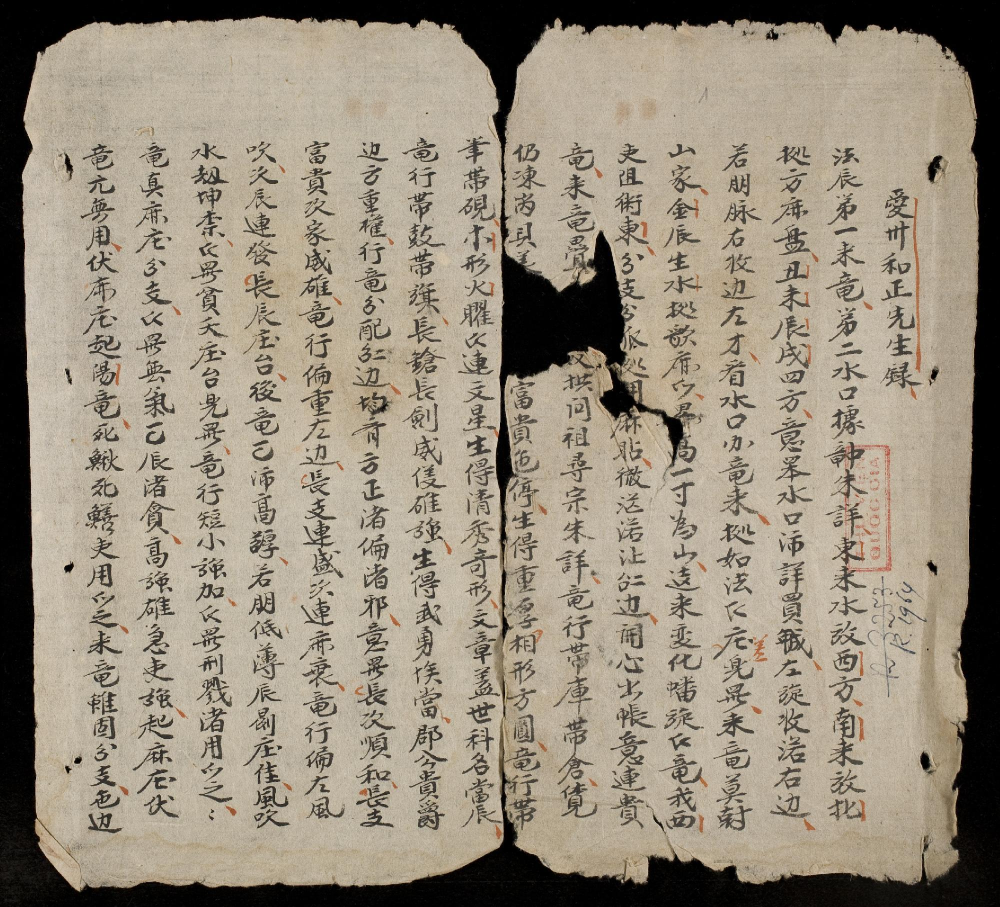
#> input picture data/input/HVH_001/HVH_001_0001.jpg, 2000 x 1814 px (shown at 1/2 size)
$ python -i 4_ocr_local.py   (imports and definitions only)
#> lines starting #> are read from the running program, lines starting #| are printed output that depends on the picture; after the words box and inside, x2 and y2 are one past the last pixel; in counts of white or black regions, pixels touching at a corner belong together
#!/usr/bin/env python3
"""OCR ảnh local bằng PaddleOCR hoặc API, có resume và pilot A/B.

Script đọc ảnh gốc trong ``data/input`` và/hoặc ảnh tách trang trong
``data/processed``. Mỗi kết quả được ghi ngay thành một JSON riêng trong
``data/intermediate``; chạy lại sẽ bỏ qua trang đã thành công và có cùng
checksum.

Mặc định dùng PaddleOCR local. Nếu dùng ``--engine api``, cấu hình
bằng .env hoặc biến môi trường:
    OCR_API_KEY=...
    OCR_API_URL=https://example.com/v1/chat/completions
    OCR_MODEL=...

Pilot ba scan ảnh gốc và processed:
    python scripts/4_ocr_local.py --folder HVH_001 --source both --limit 3
"""

from __future__ import annotations

import argparse
import base64
import csv
import hashlib
import json
import mimetypes
import os
import re
import sys
import time
from datetime import datetime, timezone
from pathlib import Path
from typing import Any

import cv2
import numpy as np
import requests


IMAGE_SUFFIXES = {".jpg", ".jpeg", ".png", ".tif", ".tiff", ".bmp"}
WORK_ID_RE = re.compile(r"^HVH_\d{3}$")
CHAPTER_RE = re.compile(r"^\d{2}$")
PROCESSED_PART_RE = re.compile(r"^(.*)_p(\d{2})$")

PROMPT = """Bạn là bộ máy OCR chữ Hán/Hán Nôm, không phải người dịch hay biên tập.
Hãy chép đúng các ký tự nhìn thấy trong ảnh.

Quy tắc bắt buộc:
- Văn bản viết dọc: đọc mỗi cột từ trên xuống dưới, các cột từ phải sang trái.
- Nếu ảnh có hai trang: đọc trang bên phải trước, sau đó trang bên trái.
- Giữ nguyên chữ phồn thể, chữ Nôm và dấu câu; không giản thể hóa.
- Không dịch, không giải thích, không tự sửa theo ngữ cảnh.
- Ký tự hoàn toàn không đọc được ghi là 〓, không đoán.
- Xuống dòng giữa các cột; không thêm Markdown.

Chỉ trả về JSON hợp lệ:
{"text":"nội dung OCR", "confidence":85, "note":"ghi chú ngắn hoặc rỗng"}
Confidence là số nguyên 0-100 cho toàn ảnh."""


# [72 lines left out: function parse_args, not called in this run]


def detect_vertical_columns(
    image_path: Path, min_height_ratio: float = 0.25
) -> list[dict[str, int]]:
    """Phát hiện cột chữ dọc, trả box theo thứ tự phải sang trái.

    Chỉ dùng hình học/mực ảnh, không sửa ảnh nguồn. Phép morphology nối các
    ký tự trong cùng cột trước khi lấy connected components.
    """
#> called with image_path = '../data/input/HVH_001/HVH_001_0001.jpg', min_height_ratio = 0.25
    image = cv2.imread(str(image_path), cv2.IMREAD_COLOR)
#> image is the input picture: shape (1814, 2000, 3); mean B, G, R 124.7, 141, 151.3
    if image is None:
        raise ValueError(f"OpenCV không đọc được ảnh: {image_path}")
    gray = cv2.cvtColor(image, cv2.COLOR_BGR2GRAY)
    height, width = gray.shape
    blurred = cv2.GaussianBlur(gray, (3, 3), 0)
    _, ink = cv2.threshold(blurred, 0, 255, cv2.THRESH_BINARY_INV + cv2.THRESH_OTSU)
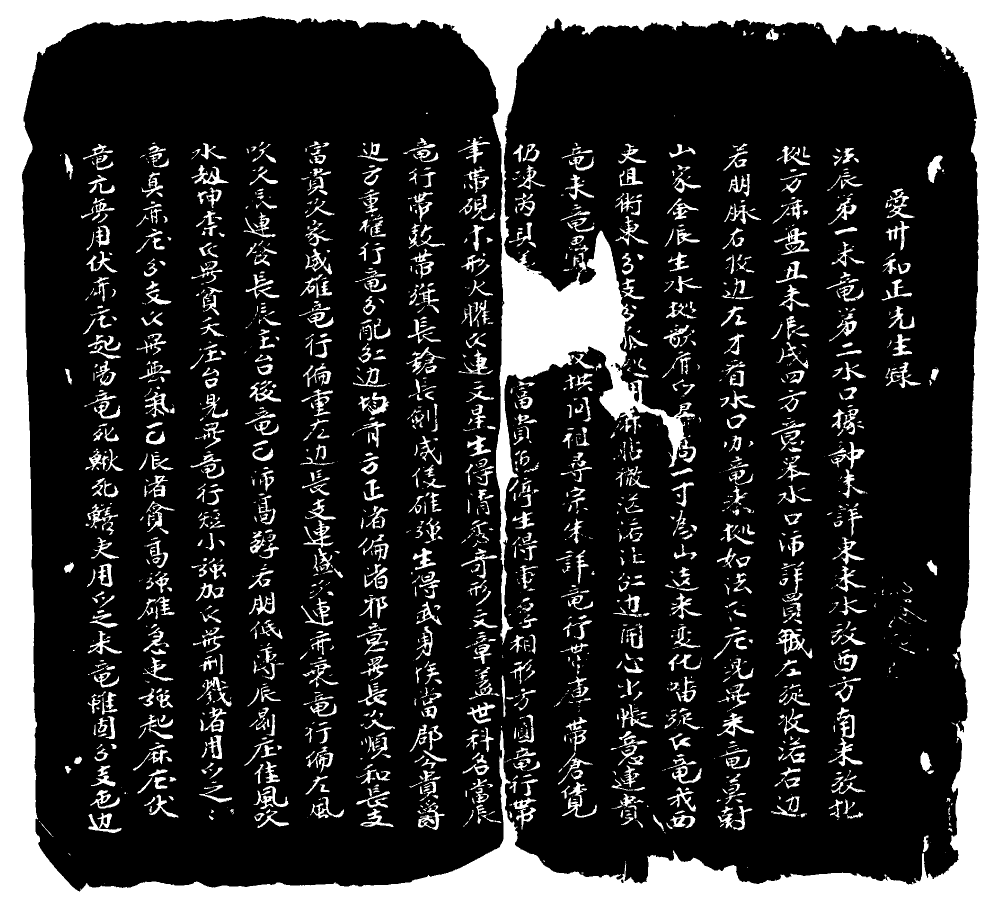
#> ink: shape (1814, 2000) (shown at 1/2 size); 21.1% white; 1909 white regions (616 under 20 px), largest, box (x1, y1, x2, y2) and area: (0, 0, 2000, 1814) 522899, (1552, 1258, 1625, 1317) 1230, (1000, 1132, 1026, 1289) 1197

    # Xóa component rất nhỏ trước khi nối để hạn chế bụi giấy.
    count, labels, stats, _ = cv2.connectedComponentsWithStats(ink, 8)
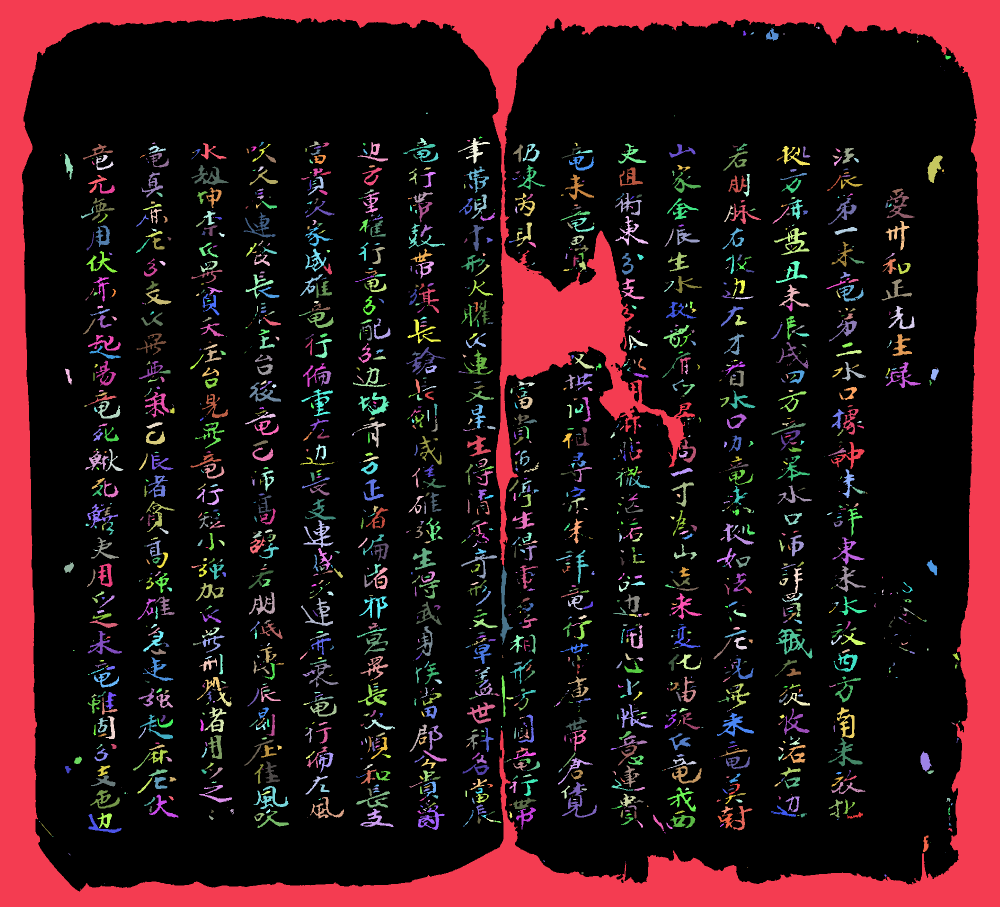
#> labels: shape (1814, 2000) int32 (shown at 1/2 size); 1910 distinct labels, from 0 to 1909; one colour per label, 0 black
#> count = 1910; stats = 1910 rows, first 6: [44, 32, 1913, 1751, 2862899], [0, 0, 2000, 1814, 522899], [1632, 53, 7, 5, 19], [1546, 55, 1, 1, 1], [1097, 56, 1, 2, 2], [1344, 56, 1, 3, 3]
    cleaned = np.zeros_like(ink)
    min_ink_area = max(4, int(height * width * 0.000003))
    max_ink_area = int(height * width * 0.008)
    for index in range(1, count):
        area = int(stats[index, cv2.CC_STAT_AREA])
        # Loại bụi nhỏ và mảng rách/nền đen rất lớn trước khi nối cột.
        if min_ink_area <= area <= max_ink_area:
            cleaned[labels == index] = 255
#> this loop made 1909 passes
#> area on passes 1, 6, 7: 522899, 345, 42
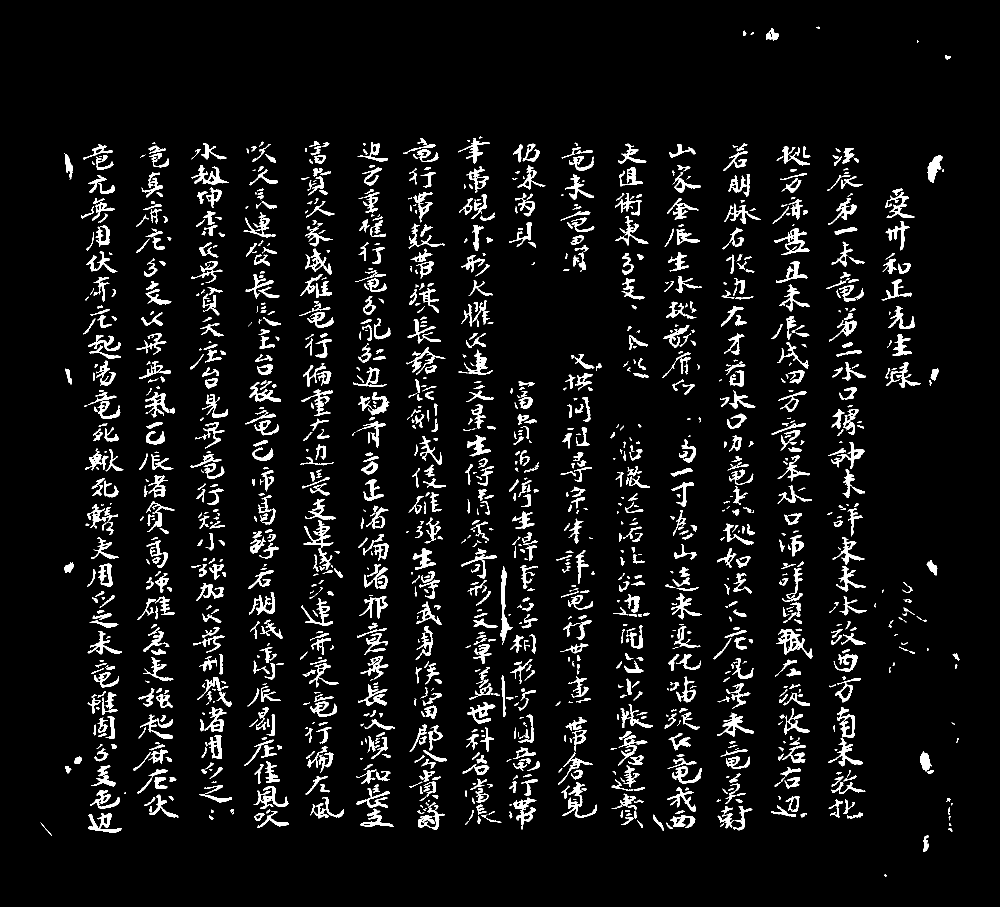
#> cleaned: shape (1814, 2000) (shown at 1/2 size); 6.6% white; 1508 white regions (216 under 20 px), largest, box (x1, y1, x2, y2) and area: (1552, 1258, 1625, 1317) 1230, (1000, 1132, 1026, 1289) 1197, (1548, 456, 1619, 510) 1040

    kernel_width = max(3, int(width * 0.006)) | 1
    kernel_height = max(15, int(height * 0.060)) | 1
    joined = cv2.morphologyEx(
        cleaned,
        cv2.MORPH_CLOSE,
        cv2.getStructuringElement(cv2.MORPH_RECT, (kernel_width, kernel_height)),
    )
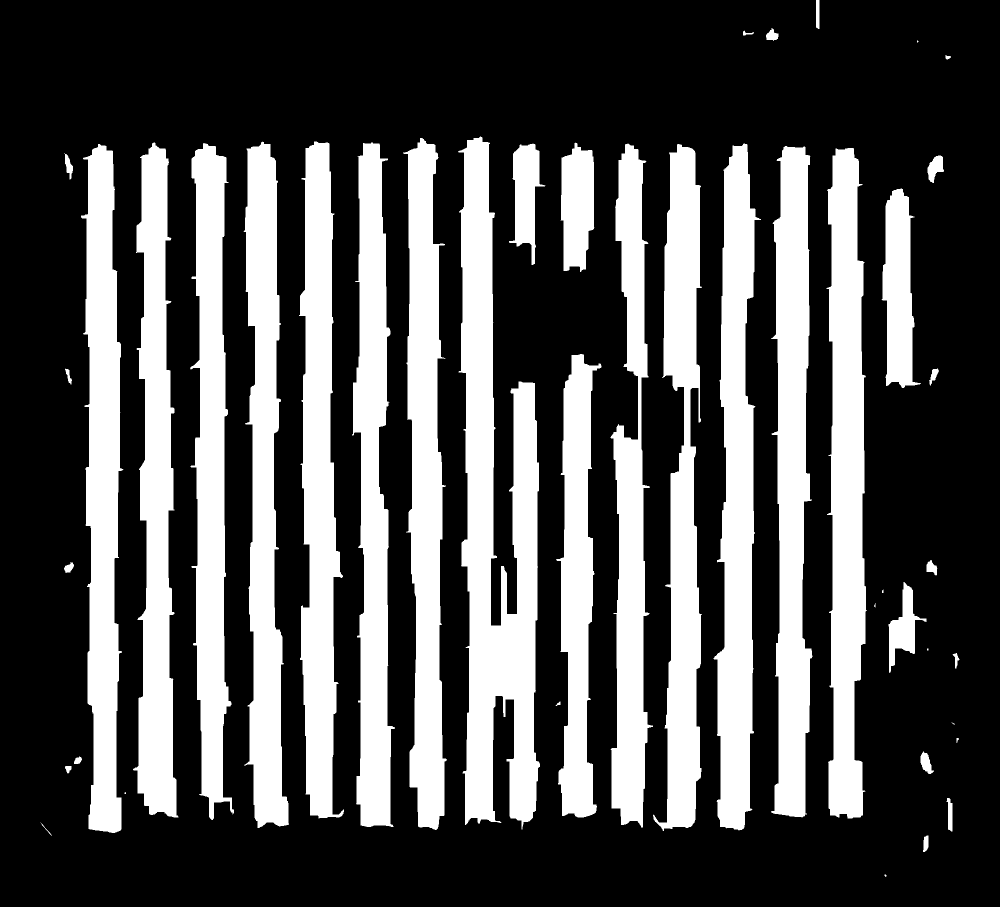
#> joined: shape (1814, 2000) (shown at 1/2 size); 31% white; 44 white regions (7 under 20 px), largest, box (x1, y1, x2, y2) and area: (916, 273, 1080, 1659) 122676, (1653, 296, 1734, 1637) 80030, (1427, 287, 1522, 1661) 79060
    count, _, stats, _ = cv2.connectedComponentsWithStats(joined, 8)
#> count = 45; stats = 45 rows, first 6: [0, 0, 2000, 1814, 2504539], [1632, 0, 7, 58, 398], [1532, 56, 25, 26, 395], [1486, 61, 22, 10, 95], [1834, 81, 3, 4, 10], [1891, 110, 11, 9, 64]
    boxes: list[tuple[int, int, int, int]] = []
    for index in range(1, count):
        x, y, box_width, box_height, area = (int(v) for v in stats[index])
        if box_height < height * min_height_ratio:
            continue
        if box_width < max(8, width * 0.012) or box_width > width * 0.22:
            continue
        if area < height * width * 0.0005:
            continue
        boxes.append((x, y, x + box_width, y + box_height))
#> this loop made 44 passes
#> (x, y, box_width, box_height, area) on passes 1, 2, 3, 5, 6, 7, 8, 9: (1632, 0, 7, 58, 398), (1532, 56, 25, 26, 395), (1486, 61, 22, 10, 95), (1891, 110, 11, 9, 64), (916, 273, 164, 1386, 122676), (806, 276, 88, 1384, 77258), (487, 283, 91, 1373, 74456), (598, 283, 90, 1354, 76570)
#> after the loop, boxes = 14 items, first 6: (916, 273, 1080, 1659), (806, 276, 894, 1660), (487, 283, 578, 1656), (598, 283, 688, 1637), (266, 285, 357, 1635), (704, 285, 790, 1654)

    # Gộp component cùng cột nếu khoảng x chồng lấn đáng kể.
    merged: list[list[int]] = []
    for box in sorted(boxes, key=lambda b: b[0]):
        if merged and min(merged[-1][2], box[2]) - max(merged[-1][0], box[0]) > 0:
            merged[-1][0] = min(merged[-1][0], box[0])
            merged[-1][1] = min(merged[-1][1], box[1])
            merged[-1][2] = max(merged[-1][2], box[2])
            merged[-1][3] = max(merged[-1][3], box[3])
        else:
            merged.append(list(box))
#> this loop made 14 passes
#> after the loop, merged = 14 items, first 6: [162, 288, 247, 1666], [266, 285, 357, 1635], [380, 286, 468, 1640], [487, 283, 578, 1656], [598, 283, 688, 1637], [704, 285, 790, 1654]

    padding_x = max(6, int(width * 0.008))
    padding_y = max(6, int(height * 0.015))
    result = [
        {
            "x1": max(0, x1 - padding_x), "y1": max(0, y1 - padding_y),
            "x2": min(width, x2 + padding_x), "y2": min(height, y2 + padding_y),
        }
        for x1, y1, x2, y2 in merged
    ]
#> result = 14 items
    return sorted(result, key=lambda box: -((box["x1"] + box["x2"]) / 2))


# [44 lines left out: functions write_column_crops, load_env_file, catalog_entry, not called in this run]


def natural_key(path: Path) -> list[object]:
    return [int(part) if part.isdigit() else part.lower() for part in re.split(r"(\d+)", path.name)]


# [44 lines left out: functions image_files, processed_scan_key, select_tasks, sha256_file, not called in this run]


def safe_slug(value: str) -> str:
    slug = re.sub(r"[^A-Za-z0-9._-]+", "_", value).strip("_")
    return slug[:80] or "ocr_run"


# [485 lines left out: functions api_endpoint, extract_json, call_ocr, init_paddle, call_paddle, call_column_ocr and 3 more, not called in this run]


# [2 lines not run here, left out]

>>> result = detect_vertical_columns('../data/input/HVH_001/HVH_001_0001.jpg')
#> result = 14 items
